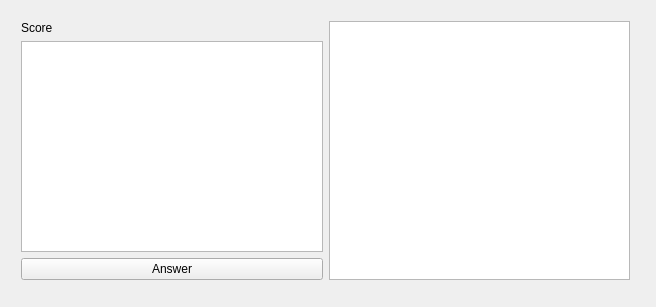
<?xml version="1.0" encoding="UTF-8"?>
<ui version="4.0">
 <class>ParticipantWindowClass</class>
 <widget class="QWidget" name="ParticipantWindowClass">
  <property name="geometry">
   <rect>
    <x>0</x>
    <y>0</y>
    <width>656</width>
    <height>307</height>
   </rect>
  </property>
  <property name="windowTitle">
   <string>ParticipantWindow</string>
  </property>
  <widget class="QWidget" name="">
   <property name="geometry">
    <rect>
     <x>10</x>
     <y>10</y>
     <width>631</width>
     <height>281</height>
    </rect>
   </property>
   <layout class="QHBoxLayout" name="horizontalLayout">
    <item>
     <layout class="QVBoxLayout" name="verticalLayout">
      <item>
       <widget class="QLabel" name="scoreLabel">
        <property name="text">
         <string>Score</string>
        </property>
       </widget>
      </item>
      <item>
       <widget class="QTextEdit" name="answerTE"/>
      </item>
      <item>
       <widget class="QPushButton" name="answerButton">
        <property name="text">
         <string>Answer</string>
        </property>
       </widget>
      </item>
     </layout>
    </item>
    <item>
     <widget class="QListWidget" name="listWidget"/>
    </item>
   </layout>
  </widget>
 </widget>
 <layoutdefault spacing="6" margin="11"/>
 <resources/>
 <connections/>
</ui>
